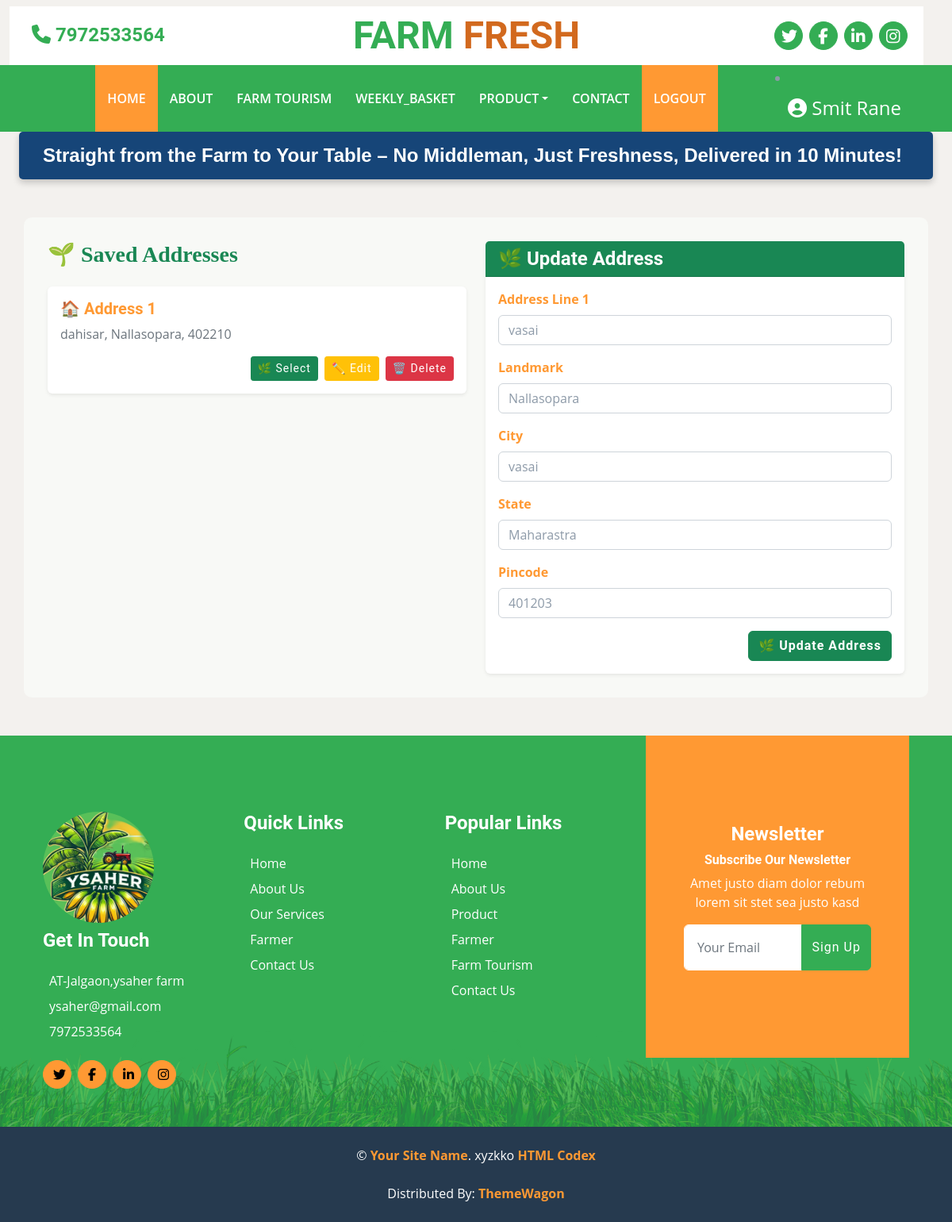
Page /update_address/1/ (signed in) on the committed database.
### account/models.py (models this page shows, shortened)
class CustomUser(AbstractUser):
    contact=models.CharField(max_length=10,blank=True,null=True)
    groups=models.ManyToManyField('auth.Group', related_name='account_user_set',blank=True)
    user_permissions=models.ManyToManyField('auth.Permission', related_name='account_user_permission_set',blank=True)
    class Meta:
        indexes=[
            models.Index(fields=['username']),
            models.Index(fields=['email'])
        ]

### product/models.py (models this page shows)
class ShippingAddress(models.Model):
    customer = models.ForeignKey(Customer,on_delete=models.CASCADE)
    address_line1 = models.CharField(max_length=50)
    landmark = models.CharField(max_length=50)
    city = models.CharField(max_length=50)
    state= models.CharField(max_length=50)
    pincode = models.CharField(max_length=6,validators=[RegexValidator(r'^\d{6}$','Enter a valid 6 digit pincode')])

### account/views.py (the view, shortened to what this page needs)
# urls.py: path('update_address/<int:id>/',views.update_address,name="update_address"),
def update_address(request,id):
    update_address = ShippingAddress.objects.get(id=id)
    addresses = ShippingAddress.objects.filter(customer=request.user)
    context ={
        'addresses':addresses,
        'update_address':update_address
        }
    return render(request,'address.html',context)

### templates/address.html (shortened to what this page needs)
{% extends "base.html" %}
{% block content %}
<div class="container my-5" style="background-color: #f8f9f6; border-radius: 10px; padding: 30px;">
  <div class="row">
    <div class="col-md-6 mb-4">
      <h3 class="fw-bold text-success mb-4" style="font-family: 'Georgia', serif;">🌱 Saved Addresses</h3>
      {% for i in addresses %}
        <div class="card mb-3 border-0 shadow-sm" style="background-color: #ffffff;">
          <div class="card-body">
            <h5 class="card-title fw-bold text-secondary" style="color: #388e3c;">🏠 Address {{ forloop.counter }}</h5>
            <p class="card-text text-muted">
              {{ i.address_line1 }}, {{ i.landmark }}, {{ i.pincode }}
            </p>
            <div class="d-flex justify-content-end">
              <a href="{% url 'confirm_order' i.id %}" class="btn btn-sm btn-success me-2">🌿 Select</a>
              <a href="{% url 'update_address' i.id %}" class="btn btn-sm btn-warning text-white me-2">✏️ Edit</a>
              <a href="{% url 'delete_address' i.id %}" class="btn btn-sm btn-danger">🗑️ Delete</a>
            </div>
          </div>
        </div>
      {% empty %}
        <div class="alert alert-warning text-center" role="alert">
          <h5>No addresses found. 🌾</h5>
          <p class="mb-0">Add a new address to proceed with your order.</p>
        </div>
      {% endfor %}
    </div>
    <div class="col-md-6">
      <div class="card border-0 shadow-sm">
        <div class="card-header bg-success text-white">
          <h4 class="mb-0 fw-bold text-white">{% if update_address %}🌿 Update Address{% else %}🌱    Add New Address{% endif %}</h4>
        </div>
        <div class="card-body">
          <form action="" method="post">
            <div class="mb-3">
              <label for="inputaddress" class="form-label fw-bold text-secondary">Address Line 1</label>
              <input type="text" placeholder="1234 Main St" class="form-control" name="address"
                     {% if update_address %} value="{{ update_address.address_line1 }}" {% endif %} required>
            </div>
            <div class="mb-3">
              <label for="landmark" class="form-label fw-bold text-secondary">Landmark</label>
              <input type="text" placeholder="Near the Green Park" class="form-control" name="landmark"
                     {% if update_address %} value="{{ update_address.landmark }}" {% endif %} required>
            </div>
            <div class="mb-3">
              <label for="city" class="form-label fw-bold text-secondary">City</label>
              <input type="text" placeholder="Your City Name" class="form-control" name="city"
                     {% if update_address %} value="{{ update_address.city }}" {% endif %} required>
            </div>
            <div class="mb-3">
              <label for="state" class="form-label fw-bold text-secondary">State</label>
              <input type="text" placeholder="Your State Name" class="form-control" name="state"
                     {% if update_address %} value="{{ update_address.state }}" {% endif %} required>
            </div>
            <div class="mb-3">
              <label for="pincode" class="form-label fw-bold text-secondary">Pincode</label>
              <input type="text" placeholder="450000" minlength="6" maxlength="6" class="form-control" name="pincode"
                     {% if update_address %} value="{{ update_address.pincode }}" {% endif %} required>
            </div>
            <div class="text-end">
              {% if update_address %}
                <button type="submit" class="btn btn-success fw-bold">🌿 Update Address</button>
              {% else %}
                <button type="submit" class="btn btn-primary fw-bold">🌱 Add Address</button>
              {% endif %}
            </div>
          </form>
        </div>
      </div>
    </div>
  </div>
</div>
{% endblock content %}

### templates/base.html (shortened to what this page needs)
{% load static %}
<!DOCTYPE html>
<html lang="en">
<head>
    <link href="https://cdn.jsdelivr.net/npm/bootstrap@5.3.3/dist/css/bootstrap.min.css" rel="stylesheet"
>
    <link rel="stylesheet" href="{% static 'css/styles.css' %}">
    <link rel="stylesheet" href="{% static 'css/bootstrap.min.css' %}">
</head>
</head>
<body>
    {% block header %}
    <div class="container-fluid w-100 mt-2">
        <div class="row w-100 p-2 bg-white align-items-center">
            <div class="col-lg-3 col-md-4 col-12 text-center text-md-start mb-2 mb-md-0">
                <a href="{% url 'contact' %}" class="text-decoration-none">
                    <h4 class="m-2 text-primary"><i class="fa-solid fa-phone"></i> 7972533564</h4>
                </a>
            </div>
            <div class="col-lg-6 col-md-4 col-12 text-center">
                <a href="{% url 'index' %}">
                <h4 class="m-0 display-5 text-primary fw-semibold">
                    FARM <span style="color: chocolate;">FRESH</span>
                </h4>
            </a>
            </div>
            <div class="col-lg-3 col-md-4 col-12">
                <div class="d-flex align-items-center justify-content-center justify-content-md-end">
                    <a class="btn btn-primary btn-square rounded-circle me-2 p-2" href="#">
                        <i class="fab fa-twitter text-white fs-5"></i>
                    </a>
                    <a class="btn btn-primary btn-square rounded-circle me-2 p-2" href="#">
                        <i class="fab fa-facebook-f text-white fs-5"></i>
                    </a>
                    <a class="btn btn-primary btn-square rounded-circle me-2 p-2" href="#">
                        <i class="fab fa-linkedin-in text-white fs-5"></i>
                    </a>
                    <a class="btn btn-primary btn-square rounded-circle p-2" href="#">
                        <i class="fab fa-instagram text-white fs-5"></i>
                    </a>
                </div>
            </div>
        </div>
    </div>
    <nav class="navbar navbar-expand-lg bg-primary navbar-dark  py-3 py-lg-0 px-3 px-lg-5">
        <div class="collapse navbar-collapse" id="navbarCollapse">
            <div class="navbar-nav mx-auto py-0">
                <a href="{% url 'index' %}" class="nav-item nav-link active">Home</a>
                <a href="{% url 'about' %}" class="nav-item nav-link">About</a>
                <a href="{% url 'farm_tourism' %}" class="nav-item nav-link">Farm Tourism</a>
                <a href="{% url 'weekly_basket' %}" class="nav-item nav-link">weekly_Basket</a>
                <div class="nav-item dropdown">
                    <a href="{% url 'product' %}" class="nav-link dropdown-toggle">Product</a>
                </div>
                <a href="{% url 'contact' %}" class="nav-item nav-link">Contact</a>
                {% if user.is_authenticated %}
                <a href="{% url 'signout' %}" class="nav-item nav-link active">Logout</a>
                {% else %}
                <a href="{% url 'signin' %}" class="nav-item nav-link active">Login</a>
                {% endif %}
            </div>
              {% if user.is_authenticated %}
              <li class="nav-item dropdown">
                <a class="nav-link text-white fs-4 " href="#" id="userDropdown" role="button" data-bs-toggle="dropdown" aria-expanded="false">
                  <i class="fa-solid fa-circle-user text-white fs"></i>
                  {{ user.first_name|capfirst }} {{ user.last_name|capfirst }}
                </a>
              </li>
            {% endif %}
        </div>
    </nav>
    <div class="container-fluid w-100 ">
        <div class="headline w-100">
          Straight from the Farm to Your Table – No Middleman, Just Freshness, Delivered in 10 Minutes!
        </div>
      </div>
    {% endblock header %}
    {% block content %}{% endblock content %}
    {% block footer %}
    <div class="container-fluid bg-footer bg-primary text-white mt-5">
        <div class="container">
            <div class="row gx-5">
                <div class="col-lg-8 col-md-6 mt-5">
                    <div class="row gx-5">
                        <div class="col-lg-4 col-md-12 pt-5 mb-5 ">
                            <img src="{% static 'images/yash_green1.jpg' %} "
                            alt="" class=" rounded-circle" style="height: 120x; width:140px">
                            <h4 class="text-white mb-4 mt-2">Get In Touch</h4>
                            <div class="d-flex mb-2">
                                <p class="text-white mb-0">AT-Jalgaon,ysaher farm</p>
                            </div>
                            <div class="d-flex mb-2">
                                <p class="text-white mb-0">ysaher@gmail.com</p>
                            </div>
                            <div class="d-flex mb-2">
                                <p class="text-white mb-0">7972533564</p>
                            </div>
                            <div class="d-flex mt-4">
                                <a class="btn btn-secondary btn-square rounded-circle me-2" href="#"><i class="fab fa-twitter"></i></a>
                                <a class="btn btn-secondary btn-square rounded-circle me-2" href="#"><i class="fab fa-facebook-f"></i></a>
                                <a class="btn btn-secondary btn-square rounded-circle me-2" href="#"><i class="fab fa-linkedin-in"></i></a>
                                <a class="btn btn-secondary btn-square rounded-circle" href="#"><i class="fab fa-instagram"></i></a>
                            </div>
                        </div>
                        <div class="col-lg-4 col-md-12 pt-0 pt-lg-5 mb-5">
                            <h4 class="text-white mb-4">Quick Links</h4>
                            <div class="d-flex flex-column justify-content-start">
                                <a class="text-white mb-2" href="{% url 'index' %}">Home</a>
                                <a class="text-white mb-2" href="{% url 'about' %}">About Us</a>
                                <a class="text-white mb-2" href="{% url 'about' %}">Our Services</a>
                                <a class="text-white mb-2" href="{% url 'about' %}">Farmer</a>
                                <a class="text-white" href="{% url 'contact' %}">Contact Us</a>
                            </div>
                        </div>
                        <div class="col-lg-4 col-md-12 pt-0 pt-lg-5 mb-5">
                            <h4 class="text-white mb-4">Popular Links</h4>
                            <div class="d-flex flex-column justify-content-start">
                                <a class="text-white mb-2" href="{% url 'index' %}">Home</a>
                                <a class="text-white mb-2" href="{% url 'about' %}">About Us</a>
                                <a class="text-white mb-2" href="{% url 'product' %}">Product</a>
                                <a class="text-white mb-2" href="{% url 'about' %}">Farmer</a>
                                <a class="text-white mb-2" href="{% url 'farm_tourism' %}">Farm Tourism</a>
                                <a class="text-white" href="{% url 'contact' %}">Contact Us</a>
                            </div>
                        </div>
                    </div>
                </div>
                <div class="col-lg-4 col-md-6 mt-lg-n5 ">
                    <div class="d-flex flex-column align-items-center justify-content-center text-center h-75 bg-secondary p-5 mt-5">
                        <h4 class="text-white">Newsletter</h4>
                        <h6 class="text-white">Subscribe Our Newsletter</h6>
                        <p>Amet justo diam dolor rebum lorem sit stet sea justo kasd</p>
                        <form action="">
                            <div class="input-group">
                                <input type="text" class="form-control border-white p-3" placeholder="Your Email">
                                <button class="btn btn-primary"><a href="{% url 'signin' %} " class="text-white">Sign Up</a></button>
                            </div>
                        </form>
                    </div>
                </div>
            </div>
        </div>
    </div>
    <div class="container-fluid bg-dark text-white py-4">
        <div class="container text-center">
            <p class="mb-0">&copy; <a class="text-secondary fw-bold" href="#">Your Site Name</a>. xyzkko <a class="text-secondary fw-bold" href="https://htmlcodex.com">HTML Codex</a></p>
            <br>Distributed By: <a class="text-secondary fw-bold" href="https://themewagon.com" target="_blank">ThemeWagon</a>
        </div>
    </div>
    {% endblock footer %}
</body>
</html>

### static/css/styles.css (style rules this page uses)
:root { --primary: #34AD54; --secondary: #FF9933; --light: #F6FFF2; --dark: #263A4F; }
.btn { font-family: 'Roboto', sans-serif; letter-spacing: 1px; font-weight: 700; transition: .5s; }
.btn-primary, .btn-secondary { color: #FFFFFF; }
.btn-square { width: 36px; height: 36px; }
.btn-square, .btn-sm-square, .btn-lg-square { padding-left: 0; padding-right: 0; text-align: center; }
.navbar-dark .navbar-nav .nav-link { padding: 30px 15px; font-size: 16px; font-weight: 600; color: #FFFFFF; text-transform: uppercase; transition: .5s; }
.navbar-dark .navbar-nav .nav-link:hover, .navbar-dark .navbar-nav .nav-link.active { background: var(--secondary); }
.bg-footer { background: linear-gradient(rgba(52, 173, 84, .7), rgba(52, 173, 84, .7)), url('../images/footer.png') center bottom no-repeat; background-size: contain; }
@media (min-width: 991.98px) { .bg-footer { margin-top: 90px !important; } }

### templates/base.html (style rules this page uses)
body { background-color: rgb(243, 241, 238); }
.navbar-dark .navbar-nav .nav-link { padding: 30px 15px; font-size: 16px; font-weight: 600; color: #FFFFFF; text-transform: uppercase; transition: .5s; }
.navbar-dark .navbar-nav .nav-link:hover, .navbar-dark .navbar-nav .nav-link.active { background: var(--secondary); }
.headline { display: inline-block; white-space: nowrap; color: #fff; font-family: 'Raleway', sans-serif; font-weight: 700; font-size: 1.5em; padding: 12px 30px; background-color: #164578; border-radius: 5px; box-shadow: 0 4px 8px rgba(0, 0, 0, 0.2); animation: moveHeadline 20s linear infinite; }
.nav-item > .nav-link { position: relative; z-index: 1010; }

### rows in the picture
CustomUser: first_name "Smit", last_name "Rane"
ShippingAddress: address_line1 "dahisar", landmark "Nallasopara", pincode "402210"
ShippingAddress: address "vasai", landmark "Nallasopara", city "vasai", state "Maharastra", pincode "401203"
